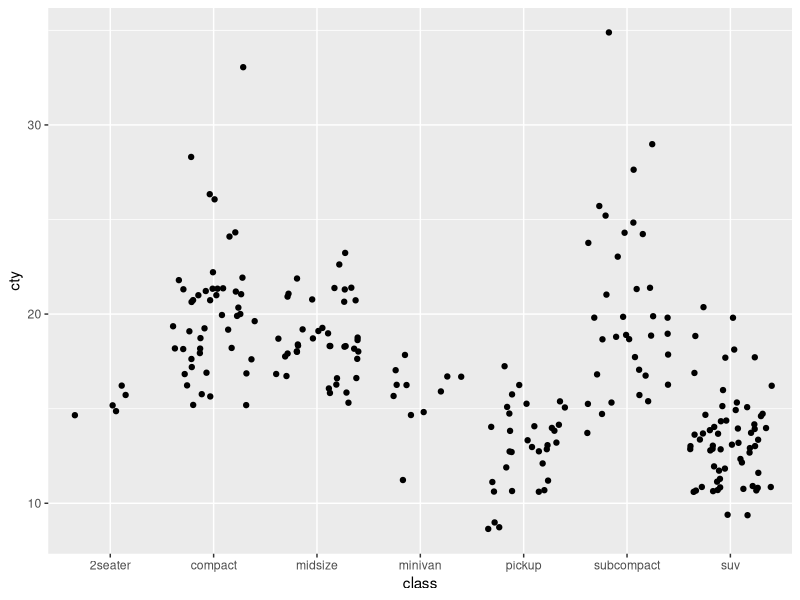

Reproduce this figure in R.
## ---- chunk 1
knitr::opts_chunk$set(echo = TRUE)

library(tidyverse)
## ---- chunk 2
ggplot(data = mpg, aes(x=class, y=cty)) +
  geom_jitter()
